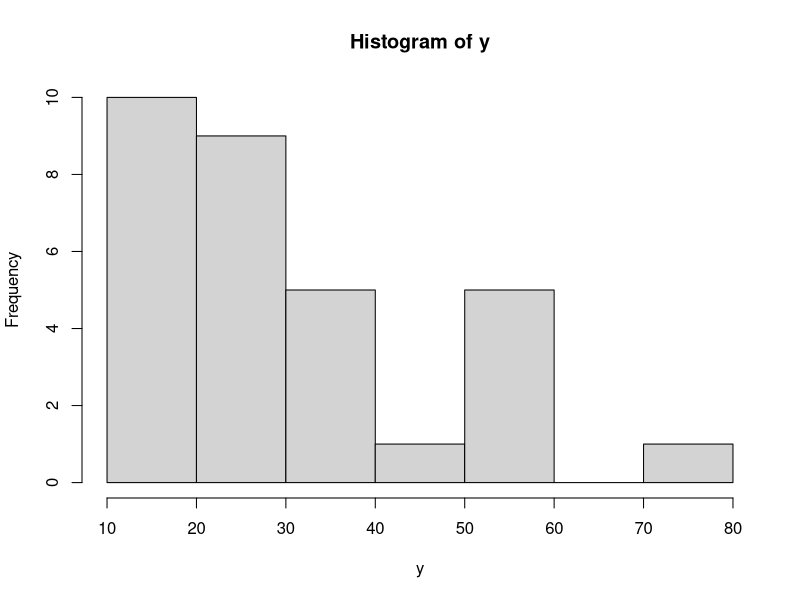
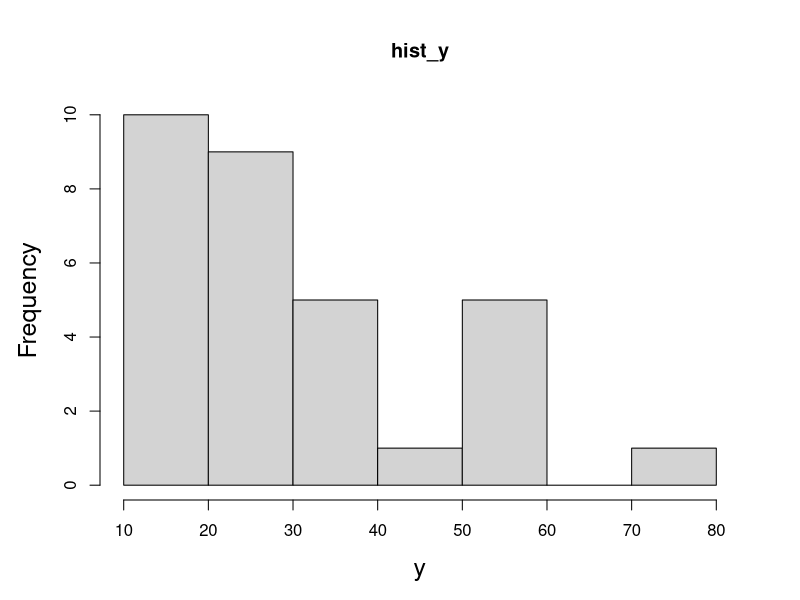
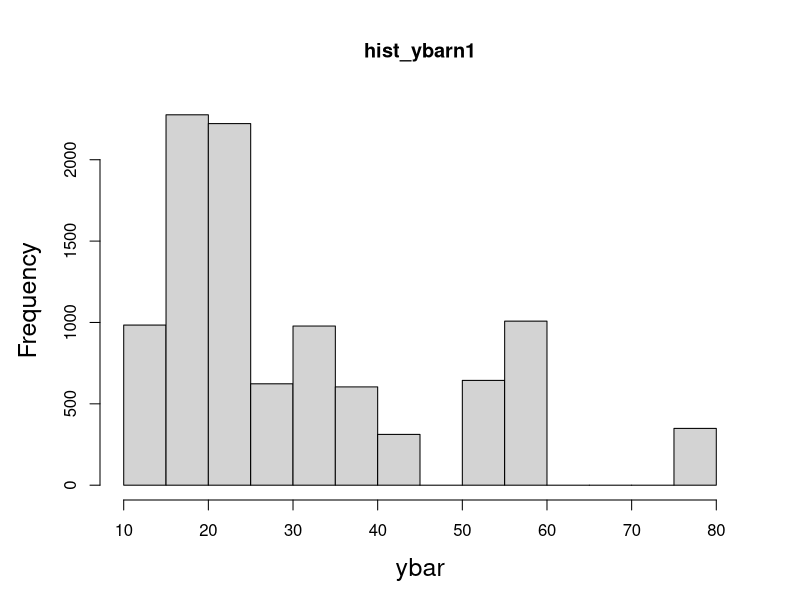
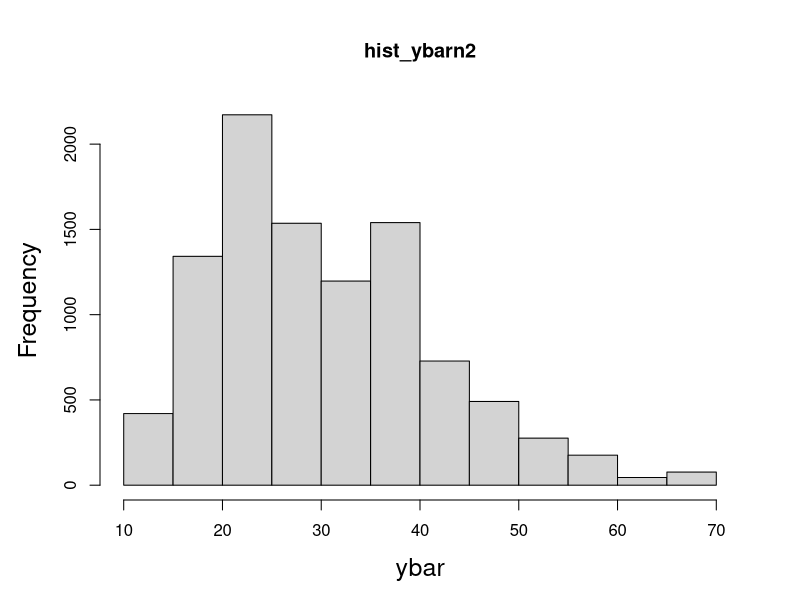
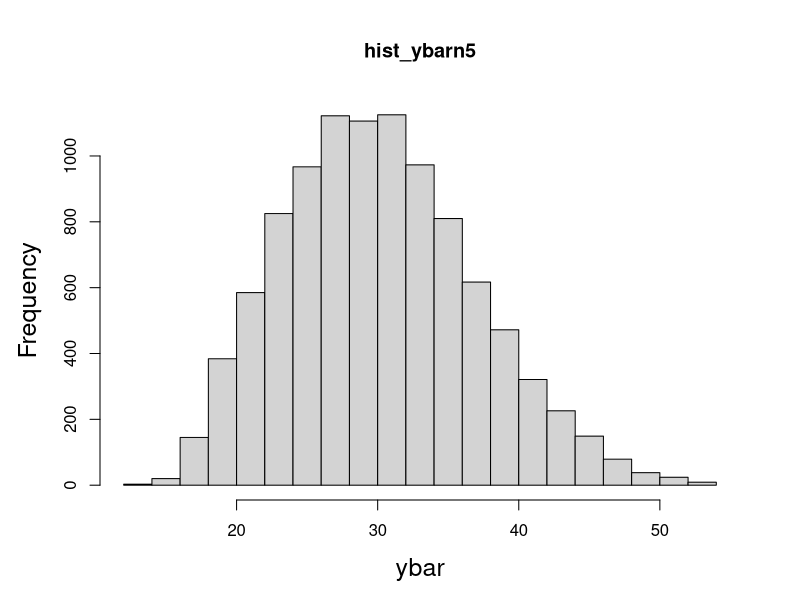
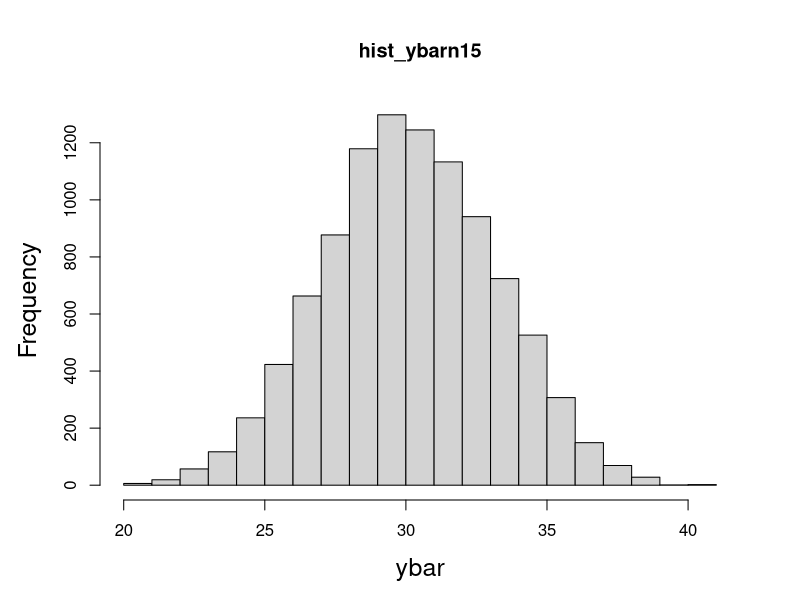
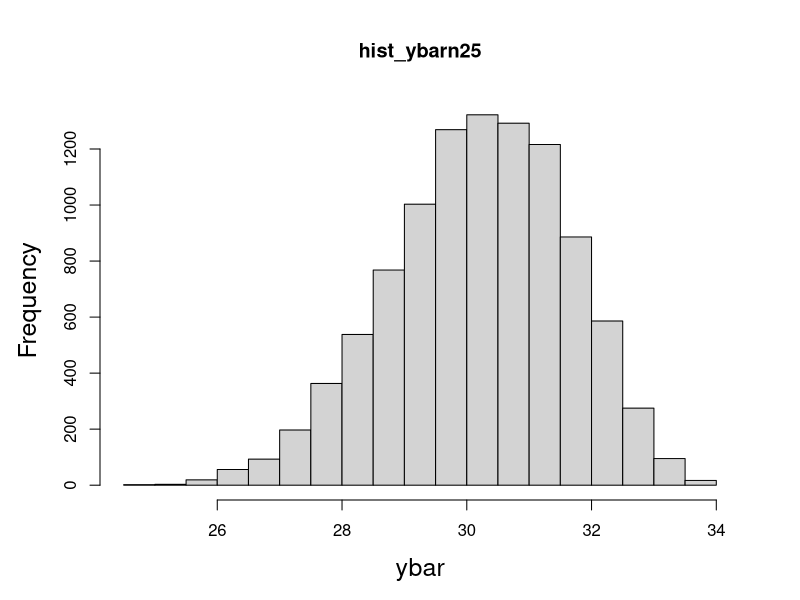
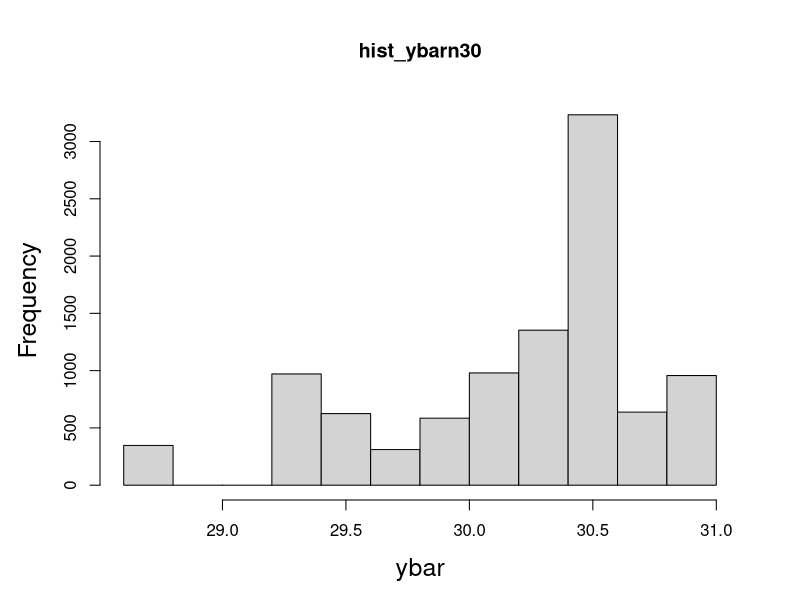

Here is the R script that generated these plots, in order:
#Confidence interval computation
y<-c(1,50,21,98,2,36,4,29,7,15,86,10,21,5,4)
n<-length(y)
n
N<-286
ybar<-mean(y)
ybar
var_hat_y_bar<-(1-n/N)*var(y)/n
var_hat_y_bar
tau_hat<-N*ybar
tau_hat
var_hat_tau_hat<-N^2*var_hat_y_bar
var_hat_tau_hat
se_tau_hat<-sqrt(var_hat_tau_hat)
se_tau_hat
qt(0.95,df=14)
LowerLimit<-tau_hat-qt(0.95,df=14)*se_tau_hat
LowerLimit
UpperLimit<-tau_hat+qt(0.95,df=14)*se_tau_hat
UpperLimit
qt(c(0.05,0.95),df=14)
CI<-tau_hat+qt(c(0.05,0.95),df=14)*se_tau_hat
CI


#Simulations illustrating the approximate normality of a sampling distribution with small n and N
y<-trees$Volume
N<-31
png(filename = "hist_y.png",width = 800, height = 645, units = "px")
par(mar=c(5,5,5,3))
hist(y,cex.axis=1,cex.lab=1.5,main="hist_y")
dev.off()
hist(y,xlim = c(10,80))

ybar<-numeric(0)
b=10000
n=1
for(k in 1:b){s<-sample(1:N,n);ybar[k]<-mean((y[s]))}
png(filename = "hist_ybar_n1.png",width = 800)
par(mar=c(5,5,5,3))
hist(ybar,cex.axis=1,cex.lab=1.5,main="hist_ybarn1")
dev.off()
n<-2
for(k in 1:b){s<-sample(1:N,n);ybar[k]<-mean((y[s]))}
png(filename = "hist_ybar_n2.png",width = 800)
par(mar=c(5,5,5,3))
hist(ybar,cex.axis=1,cex.lab=1.5,main="hist_ybarn2")
dev.off()
n<-5
for(k in 1:b){s<-sample(1:N,n);ybar[k]<-mean((y[s]))}
png(filename = "hist_ybar_n5.png",width = 800)
par(mar=c(5,5,5,3))
hist(ybar,cex.axis=1,cex.lab=1.5,main="hist_ybarn5")
dev.off()
n<-15
for(k in 1:b){s<-sample(1:N,n);ybar[k]<-mean((y[s]))}
png(filename = "hist_ybar_n15.png",width = 800)
par(mar=c(5,5,5,3))
hist(ybar,cex.axis=1,cex.lab=1.5,main="hist_ybarn15")
dev.off()
n<-25
for(k in 1:b){s<-sample(1:N,n);ybar[k]<-mean((y[s]))}
png(filename = "hist_ybar_n25.png",width = 800)
par(mar=c(5,5,5,3))
hist(ybar,cex.axis=1,cex.lab=1.5,main="hist_ybarn25")
dev.off()
n<-30
for(k in 1:b){s<-sample(1:N,n);ybar[k]<-mean((y[s]))}
png(filename = "hist_ybar_n30.png",width = 800)
par(mar=c(5,5,5,3))
hist(ybar,cex.axis=1,cex.lab=1.5,main="hist_ybarn30")
dev.off()

ybar<-numeric(0)
b=10000
n=1
for(k in 1:b){s<-sample(1:N,n);ybar[k]<-mean((y[s]))}
png(filename = "hist_ybar_n1c.png",width = 800)
par(mar=c(5,5,5,3))
hist(ybar,cex.axis=1,cex.lab=1.5,main="hist_ybarn1c",xlim = c(10,80))
dev.off()
n<-2
for(k in 1:b){s<-sample(1:N,n);ybar[k]<-mean((y[s]))}
png(filename = "hist_ybar_n2c.png",width = 800)
par(mar=c(5,5,5,3))
hist(ybar,cex.axis=1,cex.lab=1.5,main="hist_ybarn2c",xlim = c(10,80))
dev.off()
n<-5
for(k in 1:b){s<-sample(1:N,n);ybar[k]<-mean((y[s]))}
png(filename = "hist_ybar_n5c.png",width = 800)
par(mar=c(5,5,5,3))
hist(ybar,cex.axis=1,cex.lab=1.5,main="hist_ybarn5c",xlim = c(10,80))
dev.off()
n<-15
for(k in 1:b){s<-sample(1:N,n);ybar[k]<-mean((y[s]))}
png(filename = "hist_ybar_n15c.png",width = 800)
par(mar=c(5,5,5,3))
hist(ybar,cex.axis=1,cex.lab=1.5,main="hist_ybarn15c",xlim = c(10,80))
dev.off()
n<-25
for(k in 1:b){s<-sample(1:N,n);ybar[k]<-mean((y[s]))}
png(filename = "hist_ybar_n25c.png",width = 800)
par(mar=c(5,5,5,3))
hist(ybar,cex.axis=1,cex.lab=1.5,main="hist_ybarn25c",xlim = c(10,80))
dev.off()
n<-30
for(k in 1:b){s<-sample(1:N,n);ybar[k]<-mean((y[s]))}
png(filename = "hist_ybar_n30c.png",width = 800)
par(mar=c(5,5,5,3))
hist(ybar,cex.axis=1,cex.lab=1.5,main="hist_ybarn30c",xlim = c(10,80))
dev.off()
